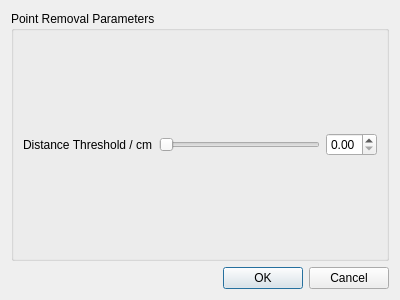
<ui version="4.0" >
 <class>traceDialog</class>
 <widget class="QDialog" name="traceDialog" >
  <property name="geometry" >
   <rect>
    <x>0</x>
    <y>0</y>
    <width>400</width>
    <height>300</height>
   </rect>
  </property>
  <property name="windowTitle" >
   <string>Convert Trajectory to Lane</string>
  </property>
  <layout class="QVBoxLayout" name="verticalLayout" >
   <item>
    <widget class="QGroupBox" name="groupBox" >
     <property name="title" >
      <string>Point Removal Parameters</string>
     </property>
     <layout class="QGridLayout" name="gridLayout" >
      <item row="0" column="0" >
       <layout class="QHBoxLayout" name="horizontalLayout" >
        <item>
         <widget class="QLabel" name="label" >
          <property name="text" >
           <string>Distance Threshold / cm</string>
          </property>
         </widget>
        </item>
        <item>
         <widget class="QSlider" name="horizontalSlider" >
          <property name="orientation" >
           <enum>Qt::Horizontal</enum>
          </property>
         </widget>
        </item>
        <item>
         <widget class="QDoubleSpinBox" name="doubleSpinBox" >
          <property name="maximum" >
           <double>1.000000000000000</double>
          </property>
         </widget>
        </item>
       </layout>
      </item>
     </layout>
    </widget>
   </item>
   <item>
    <widget class="QDialogButtonBox" name="buttonBox" >
     <property name="orientation" >
      <enum>Qt::Horizontal</enum>
     </property>
     <property name="standardButtons" >
      <set>QDialogButtonBox::Cancel|QDialogButtonBox::Ok</set>
     </property>
    </widget>
   </item>
  </layout>
 </widget>
 <resources/>
 <connections>
  <connection>
   <sender>buttonBox</sender>
   <signal>accepted()</signal>
   <receiver>traceDialog</receiver>
   <slot>accept()</slot>
   <hints>
    <hint type="sourcelabel" >
     <x>224</x>
     <y>278</y>
    </hint>
    <hint type="destinationlabel" >
     <x>157</x>
     <y>274</y>
    </hint>
   </hints>
  </connection>
  <connection>
   <sender>buttonBox</sender>
   <signal>rejected()</signal>
   <receiver>traceDialog</receiver>
   <slot>reject()</slot>
   <hints>
    <hint type="sourcelabel" >
     <x>292</x>
     <y>284</y>
    </hint>
    <hint type="destinationlabel" >
     <x>286</x>
     <y>274</y>
    </hint>
   </hints>
  </connection>
 </connections>
</ui>
